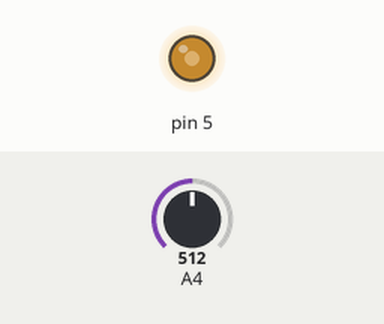
Simulated run of this sketch. Board: Arduino Uno, built with avr-gcc and run on an emulated ATmega328P. Shown: output pins drawn as LEDs (lit = HIGH). The inputs (shaded band) are chosen by the test bench; at power-on: A4 = 512.

Above: at 1.2 s.
1.3 s: A4 set to 716
At 1.8 s:
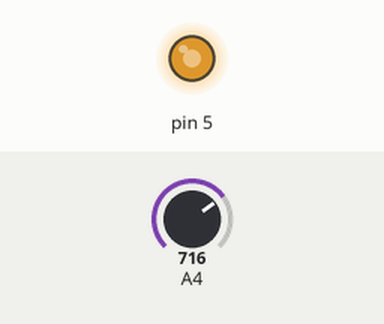
3.0 s: A4 set to 900
At 4.1 s:
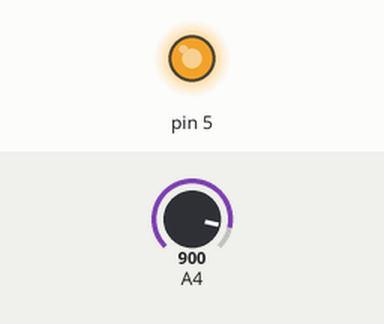
4.5 s: A4 set to 122
At 5.3 s:
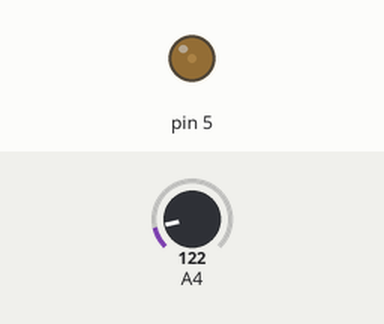
6.0 s: A4 set to 0
At 6.5 s:
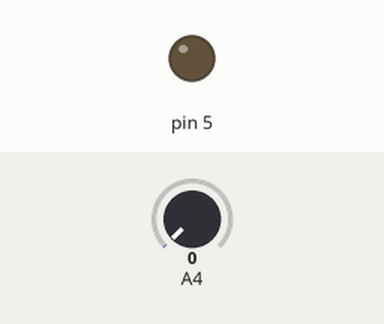
7.5 s: A4 set to 511
At 8.9 s:
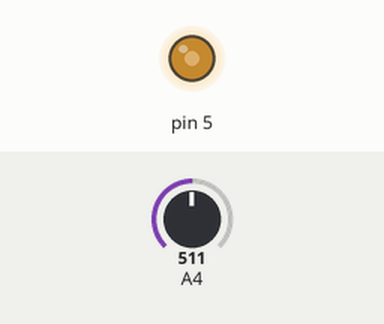
Timing chart, 0 to 10.0 s (numbered marks = the images above; inputs shaded):
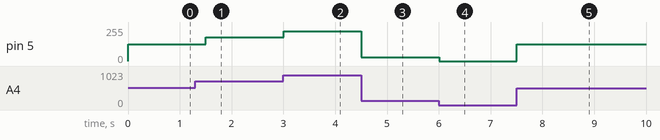

The sketch:

Brilho_led_pot.ino
```cpp
void setup() {
  // put your setup code here, to run once:
  pinMode(A4, INPUT);
  pinMode(5, OUTPUT);
}

void loop() {
  // put your main code here, to run repeatedly:
  int brilho = 0;
  brilho = map(analogRead(A4),0, 1023, 0, 255);
  analogWrite(5, brilho);
  delay(250);
}
```

Measured:
- after the input at 1.3 s, pin 5: 127/255 → 178/255 after 0.20 s
- after the input at 3.0 s, pin 5: 178/255 → 224/255 at once
- after the input at 4.5 s, pin 5: 224/255 → 30/255 at once
- after the input at 6.0 s, pin 5: 30/255 → 0/255 at once
- after the input at 7.5 s, pin 5: 0/255 → 127/255 at once
